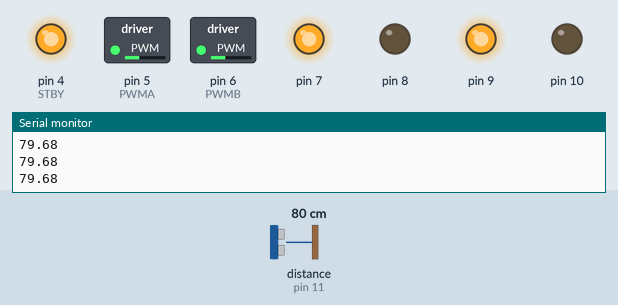
Recording of a sketch running on a simulated Arduino Uno, built with avr-gcc and run on an emulated ATmega328P. On the bench: switched loads named in the sketch (green lamp = pin HIGH), output pins drawn as LEDs (lit = HIGH), the last lines printed to the serial monitor. Wiring (inferred from the names in the program): ultrasonic range finder: trigger pin 12; echo pin 11. Dashed ring = blinking. The test bench sets the inputs (shaded band); at power-on: distance to the obstacle (sensor on pin 11) 80 cm. The echo pulse lasts 58.3 µs per cm; pins used as bus, display or sensor lines are not drawn.

Above: at 1.2 s.
1.3 s: distance to the obstacle (sensor on pin 11) set to 2 cm
At 1.44 s:
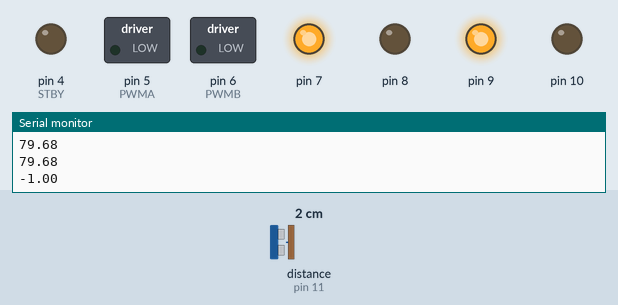
At 2.56 s:
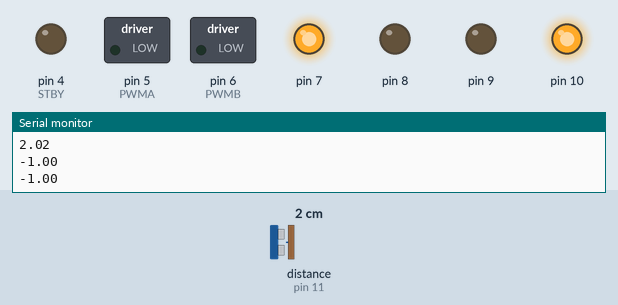
4.3 s: distance to the obstacle (sensor on pin 11) set to 4 cm
At 4.94 s:
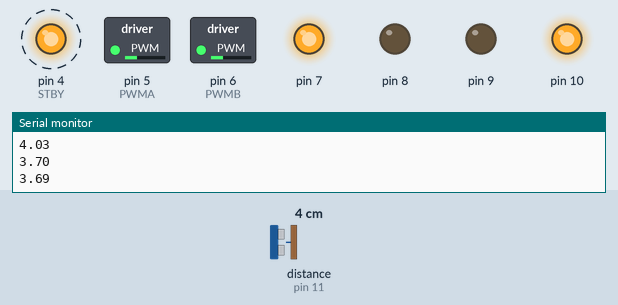
Timing chart, 0 to 13.3 s (numbered marks = the images above; inputs shaded):
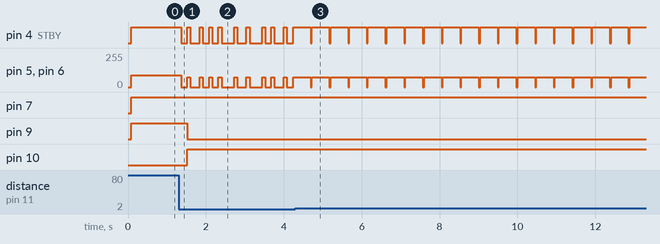

The sketch:

rover-uno.ino
```cpp
// BendaLabs Robotics Atlas — Arduino Uno R3, TB6612FNG, HC-SR04
// 5 V logic. Motor supply: four matched AA NiMH cells through a fuse/switch.
// Test with wheels raised. Adjust the stopping threshold to measured braking distance.
const byte PWMA=5, PWMB=6, AIN1=7, AIN2=8, BIN1=9, BIN2=10;
const byte STBY=4, TRIG=12, ECHO=11;
const int SPEED=90, TURN_SPEED=75;
const unsigned long PING_MS=80, STALE_MS=160, TURN_MS=450;
float distanceCm=0;
unsigned long lastPing=0, lastValid=0, turnStarted=0;
bool valid=false, turning=false;

void stopMotors(){
  analogWrite(PWMA,0); analogWrite(PWMB,0);
  digitalWrite(STBY,LOW);
}
void motor(byte pwm,byte in1,byte in2,int speed){
  digitalWrite(in1,speed>0?HIGH:LOW);
  digitalWrite(in2,speed<0?HIGH:LOW);
  analogWrite(pwm,constrain(abs(speed),0,255));
}
void drive(int left,int right){
  motor(PWMA,AIN1,AIN2,left);motor(PWMB,BIN1,BIN2,right);
  digitalWrite(STBY,HIGH);
}
float measureDistance(){
  digitalWrite(TRIG,LOW);delayMicroseconds(2);
  digitalWrite(TRIG,HIGH);delayMicroseconds(10);digitalWrite(TRIG,LOW);
  const unsigned long us=pulseIn(ECHO,HIGH,25000UL);
  if(us==0)return -1;
  const float cm=us*.0343f/2;
  return (cm>=2 && cm<=400)?cm:-1;
}
void setup(){
  const byte outputs[]={PWMA,PWMB,AIN1,AIN2,BIN1,BIN2,STBY,TRIG};
  for(byte p:outputs){pinMode(p,OUTPUT);digitalWrite(p,LOW);}
  pinMode(ECHO,INPUT);stopMotors();Serial.begin(115200);
}
void loop(){
  unsigned long now=millis();
  if(now-lastPing>=PING_MS){
    lastPing=now;distanceCm=measureDistance();now=millis();
    valid=distanceCm>0;
    if(valid)lastValid=now;
    Serial.println(distanceCm);
  }
  if(!valid || now-lastValid>STALE_MS){
    stopMotors();turning=false;return;
  }
  if(turning){
    if(now-turnStarted<TURN_MS){drive(TURN_SPEED,-TURN_SPEED);return;}
    turning=false;stopMotors();valid=false;return;
  }
  if(distanceCm<25){
    stopMotors();turning=true;turnStarted=now;
  }else{drive(SPEED,SPEED);}
}
```

Measured:
- after the input at 1.3 s, pin 9: HIGH → LOW after 0.22 s; pin 10: LOW → HIGH after 0.22 s
- by itself, pin 4 (STBY): alternates HIGH for 0.45 s and LOW for 0.03 s
- by itself, pin 5 (PWMA), pin 6 (PWMB): alternates 75/255 for 0.45 s and 0/255 for 0.03 s
